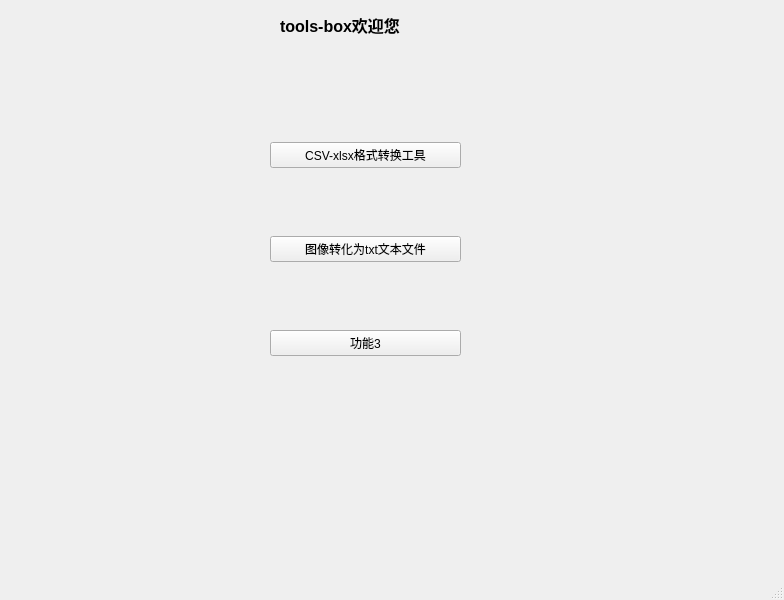
<?xml version="1.0" encoding="UTF-8"?>
<ui version="4.0">
 <class>MainWindow</class>
 <widget class="QMainWindow" name="MainWindow">
  <property name="geometry">
   <rect>
    <x>0</x>
    <y>0</y>
    <width>784</width>
    <height>600</height>
   </rect>
  </property>
  <property name="contextMenuPolicy">
   <enum>Qt::DefaultContextMenu</enum>
  </property>
  <property name="windowTitle">
   <string>MainWindow</string>
  </property>
  <widget class="QWidget" name="centralwidget">
   <widget class="QLabel" name="label">
    <property name="geometry">
     <rect>
      <x>280</x>
      <y>10</y>
      <width>171</width>
      <height>31</height>
     </rect>
    </property>
    <property name="text">
     <string>&lt;html&gt;&lt;head/&gt;&lt;body&gt;&lt;p&gt;&lt;span style=&quot; font-size:12pt; font-weight:600;&quot;&gt;tools-box欢迎您&lt;/span&gt;&lt;/p&gt;&lt;/body&gt;&lt;/html&gt;</string>
    </property>
   </widget>
   <widget class="QWidget" name="">
    <property name="geometry">
     <rect>
      <x>270</x>
      <y>80</y>
      <width>191</width>
      <height>341</height>
     </rect>
    </property>
    <layout class="QVBoxLayout" name="verticalLayout">
     <item>
      <widget class="QPushButton" name="pushButton">
       <property name="text">
        <string>CSV-xlsx格式转换工具</string>
       </property>
      </widget>
     </item>
     <item>
      <widget class="QPushButton" name="pushButton_2">
       <property name="text">
        <string>图像转化为txt文本文件</string>
       </property>
      </widget>
     </item>
     <item>
      <widget class="QPushButton" name="pushButton_3">
       <property name="text">
        <string>功能3</string>
       </property>
      </widget>
     </item>
    </layout>
   </widget>
  </widget>
  <widget class="QMenuBar" name="menubar">
   <property name="geometry">
    <rect>
     <x>0</x>
     <y>0</y>
     <width>784</width>
     <height>26</height>
    </rect>
   </property>
  </widget>
  <widget class="QStatusBar" name="statusbar"/>
 </widget>
 <resources/>
 <connections/>
</ui>
